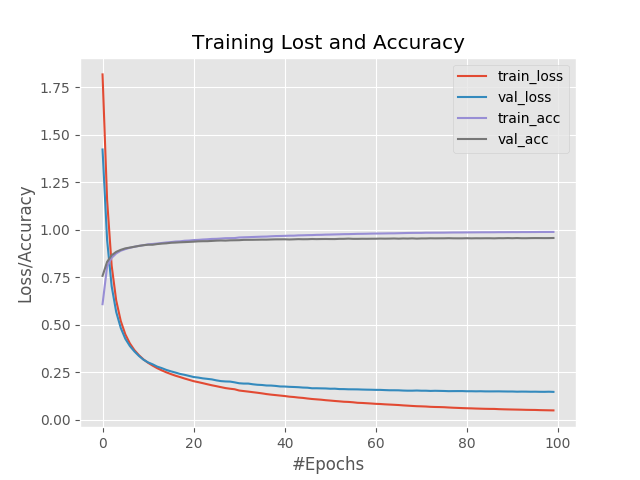

Write Python code to recreate this figure.
from sklearn.preprocessing import LabelBinarizer
from sklearn.model_selection import train_test_split
from sklearn.metrics import classification_report
from sklearn import datasets
from keras.datasets import mnist
from keras.models import Sequential
from keras.layers.core import Dense
from keras.optimizers import SGD
from keras import backend as K
import numpy as np 
from matplotlib import pyplot as plt 
import argparse
#%matplotlib inline

ap = argparse.ArgumentParser()
ap.add_argument("-o", "--output", required=True, help="Path for report plot")
args = vars(ap.parse_args())

# Load dataset
print("[INFO] Loading MNIST dataset")
X, Y = datasets.fetch_openml('mnist_784', version=1, return_X_y=True)
# X = X.reshape((X.shape[0], -1))
(trainX, testX, trainY, testY) = train_test_split(X, Y, test_size=0.25)

# Encoding label
lb = LabelBinarizer()
trainY = lb.fit_transform(trainY)
testY = lb.fit_transform(testY)

# Build model
model = Sequential()
model.add(Dense(units=256, input_shape=(784,), activation="sigmoid"))
model.add(Dense(units=128, activation="sigmoid"))
model.add(Dense(units=10, activation="softmax"))

# Train model
print("[INFO] Training model")
sgd = SGD(0.01)
model.compile(optimizer=sgd, loss="categorical_crossentropy", metrics=["accuracy"])
H = model.fit(trainX, trainY, validation_data=(testX, testY), epochs=100, batch_size=128)

# Evaluate model
print("[INFO] Evaluating model")
predictions = model.predict(testX, batch_size=128)
print(classification_report(testY.argmax(axis=1), predictions.argmax(axis=1), 
                            target_names=[str(x) for x in lb.classes_]))

# Plot learning curve
plt.style.use("ggplot")
plt.figure()
plt.plot(np.arange(0, 100), H.history["loss"], label="train_loss")
plt.plot(np.arange(0, 100), H.history["val_loss"], label="val_loss")
plt.plot(np.arange(0, 100), H.history["acc"], label="train_acc")
plt.plot(np.arange(0, 100), H.history["val_acc"], label="val_acc")
plt.title("Training Lost and Accuracy")
plt.xlabel("#Epochs")
plt.ylabel("Loss/Accuracy")
plt.legend()
plt.savefig(args["output"])
